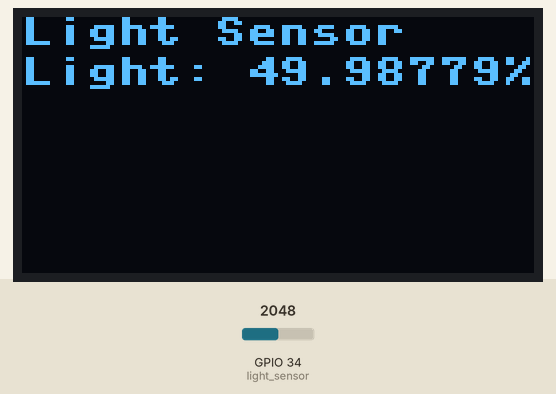
A program run on a simulated ESP32 board running MicroPython. Parts: 128×64 one-colour display. The test bench sets the inputs (shaded band); at power-on: GPIO 34 (light_sensor) = 2048 (analog values on the 0–4095 scale). What the program prints to the serial console is not drawn.

Above: at 1.2 s.
1.3 s: GPIO 34 (light_sensor) set to 2866
At 2.4 s:
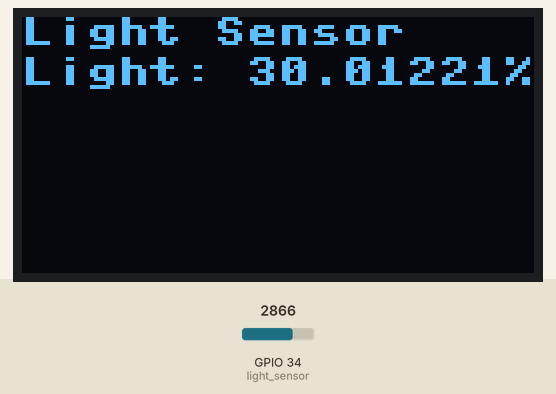
3.6 s: GPIO 34 (light_sensor) set to 3603
At 5.1 s:
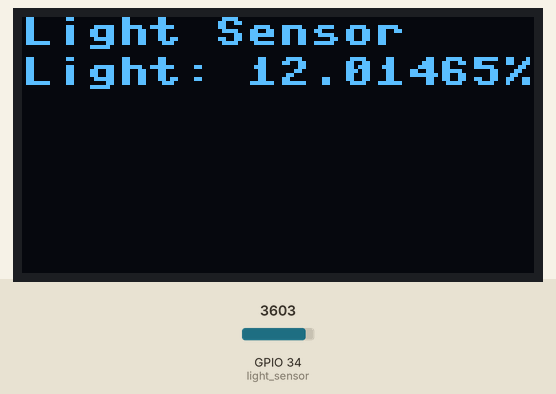
5.7 s: GPIO 34 (light_sensor) set to 4095
At 7.8 s:
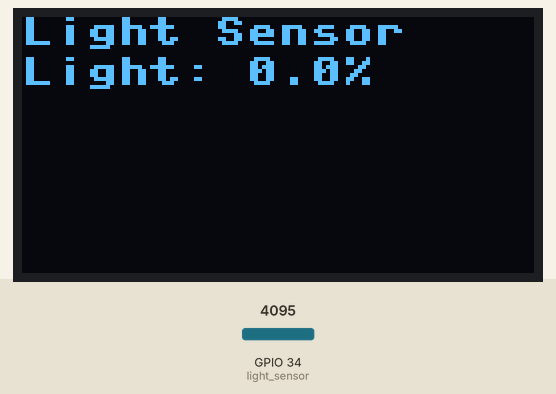
Timing chart, 0 to 9.3 s (numbered marks = the images above; inputs shaded):
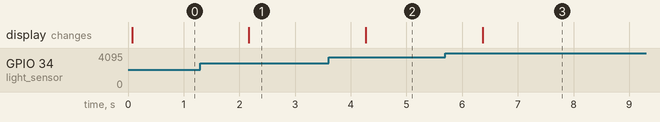

The program:

task-4.py
```python
from machine import I2C, Pin, ADC
import ssd1306
from time import sleep

light_sensor = ADC(Pin(34))
light_sensor.atten(ADC.ATTN_11DB)

MAX_ANALOG_VAL = 4095

i2c = I2C(-1, scl=Pin(15), sda=Pin(4))

# display size
oled_width = 128
oled_height = 64
oled = ssd1306.SSD1306_I2C(oled_width, oled_height, i2c)


while True:
    light_value = light_sensor.read()
    print(light_value)
    rel_val = light_value/MAX_ANALOG_VAL
    brightness_string = "Light: " + str(100-rel_val*100)+"%"
    oled.fill(0)
    oled.show()
    oled.text('Light Sensor', 0, 0)
    oled.text(brightness_string, 0, 10)
    oled.show()
    sleep(1)
```

Measured:
- after the input at 1.3 s, the display: changes after 0.87 s (image 1)
- after the input at 3.6 s, the display: changes after 0.67 s (image 2)
- after the input at 5.7 s, the display: changes after 0.67 s (image 3)
